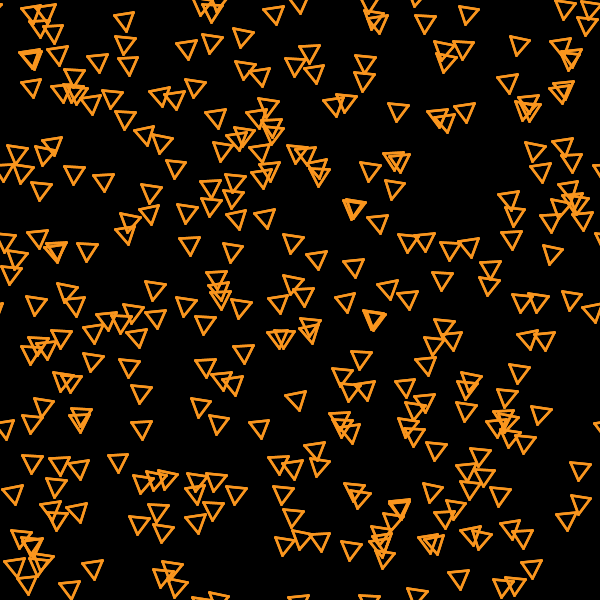
Frame 1 (no input)
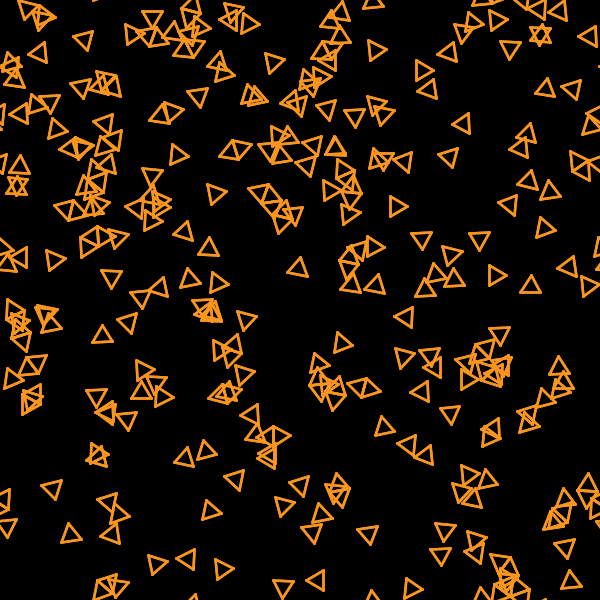
Frame 60 (the mouse pressed at the canvas centre just before this capture)
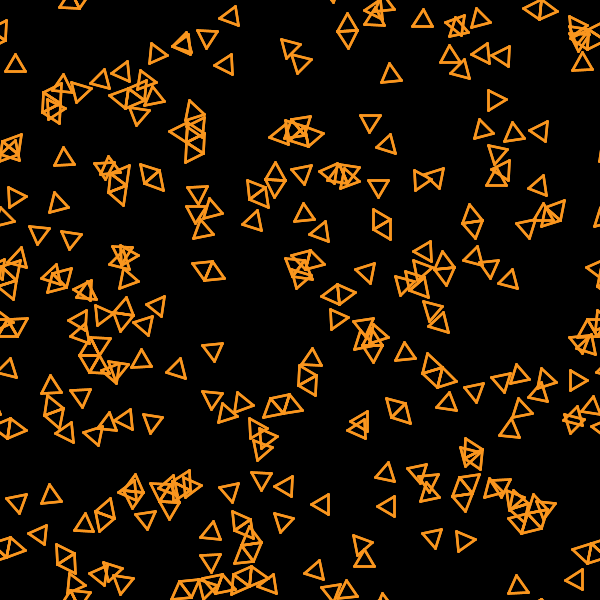
Frame 120 (the mouse held since frame 60 and released just before this capture)

The Processing sketch that drew these frames (run headless with seeded random() and noise(); from frame 60 on, the mouse is pressed at the canvas centre):

// Processing sketch: Triangles
// ── Triangles.pde
final float LENGTH = 20;
final float SEARCH_RANGE = 3;
ArrayList<Figure> figures;

void setup() {
  size(600, 600);
  figures = new ArrayList<Figure>();
  for (int i = 0; i < 300; ++i)
    figures.add(new Figure(new PVector(random(0, width), random(0, height))));
}

void tryMatch() {
  for (int i = 0; i < figures.size(); ++i)
    for (int j = i + 1; j < figures.size(); ++j)
      if (figures.get(i).match(figures.get(j))) {
        if (figures.get(i).dead)
          figures.remove(i);
        else
          figures.remove(j);
        return;
      }
        
}

void update() {
  for (Figure fig : figures)
    fig.update();
}

void draw() {
  background(0);
  update();
  tryMatch();
  for (Figure fig : figures) 
    fig.display();
}

// ── Figure.pde
float sqdist(float x, float y) {
  return x * x + y * y;
}

class Figure {
  PVector position;
  PVector velocity;
  ArrayList<Triangle> badTriangles;
  ArrayList<Triangle> triangles;
  float rotationSpeed;
  float speed;
  boolean dead;
  
  Figure(PVector pos) {
    dead = false;
    position = pos;
    triangles = new ArrayList<Triangle>();
    badTriangles = new ArrayList<Triangle>();
    Triangle t = new Triangle(); 
    triangles.add(t);
    float head = random(0, 2 * PI);
    velocity = new PVector(cos(head), sin(head));
    rotationSpeed = random(0.05, 0.2) * (1 - 2 * round(random(1)));
    speed = random(1.3, 3.5);
  }
  
  void rotateme(float angle) {
    for (int i = 0; i < triangles.size(); ++i)
      for (int j = 0; j < 3; ++j) {
        triangles.get(i).v[j].rotate(angle);
      }
    for (int i = 0; i < badTriangles.size(); ++i)
      for (int j = 0; j < 3; ++j)
        badTriangles.get(i).v[j].rotate(angle);
  }
  
  void sortTriangles() {
    for (int i = 0; i < triangles.size(); ++i)
      triangles.get(i).sort();
  }
  
  void update() {
    if (random(0, 100 * pow(size(), 0.7)) < 1) {
      float head = random(0, 2 * PI);
      velocity = new PVector(cos(head), sin(head));
    }
    if (random(0, 100 * pow(size(), 0.7)) < 1) {
      rotationSpeed = random(0.05, 0.2) * (1 - 2 * round(random(1)));
    }
    if (random(0, 100 * pow(size(), 0.7)) < 1) {
      speed = random(1.3, 3.5);
    }
    position.add(PVector.mult(velocity, speed / pow(size(), 0.33)));
    position = fit(position);
    recountCenter();
    rotateme(rotationSpeed / pow(size(), 0.6));
  }
  
  void recountCenter() {
    PVector allsum = new PVector(0, 0);
    for (int i = 0; i < triangles.size(); ++i)
      for (int j = 0; j < 3; ++j)
        allsum.add(triangles.get(i).v[j]);
    for (int i = 0; i < badTriangles.size(); ++i)
      for (int j = 0; j < 3; ++j)
        allsum.add(badTriangles.get(i).v[j]);
    allsum.div(size() * 3);
    position.add(allsum);
    for (int i = 0; i < triangles.size(); ++i)
      for (int j = 0; j < 3; ++j)
        triangles.get(i).v[j].sub(allsum);
    for (int i = 0; i < badTriangles.size(); ++i)
      for (int j = 0; j < 3; ++j)
        badTriangles.get(i).v[j].sub(allsum);
  }
  
  void display() {
    stroke(250, 150, 30);
    strokeWeight(2.5);
    for (int i = 0; i < triangles.size(); ++i)
      triangles.get(i).display(position);
    for (int i = 0; i < badTriangles.size(); ++i)
      badTriangles.get(i).display(position);
  }
  
  int size() {
    return triangles.size() + badTriangles.size();
  }
  
  void filterTriangles() {
    Triangle t;
    for (int i = triangles.size() - 1; i >= 0; --i) {
      boolean good = false;
      for (int j1 = 0; j1 < 3; ++j1)
        for (int j2 = j1 + 1; j2 < 3; ++j2) {
          if (good)
            break;
          boolean found = false;
          for (int i1 = 0; i1 < triangles.size(); ++i1) {
            if (i == i1) 
              continue;
            if (found)
              break;
            t = triangles.get(i1);
            for (int j3 = 0; j3 < 3; ++j3)  
              for (int j4 = 0; j4 < 3; ++j4)
                if (j3 != j4 && triangles.get(i).v[j1].dist(t.v[j3]) < 1 && triangles.get(i).v[j2].dist(t.v[j4]) < 1) 
                  found = true;
          }
          for (int i1 = 0; i1 < badTriangles.size(); ++i1) {
            if (found)
              break;
            t = badTriangles.get(i1);
            for (int j3 = 0; j3 < 3; ++j3)  
              for (int j4 = 0; j4 < 3; ++j4)
                if (j3 != j4 && triangles.get(i).v[j1].dist(t.v[j3]) < 1 && triangles.get(i).v[j2].dist(t.v[j4]) < 1) 
                  found = true;
          }
          if (!found) 
            good = true;
        }
      if (!good) {
        badTriangles.add(triangles.get(i));
        triangles.remove(i);
      }
    }
  }
  
  boolean match(Figure other) {
    Figure a, b;
    if (size() < other.size()) {
      a = this; 
      b = other;
    } else {
      a = other;
      b = this;
    }
    a.sortTriangles();
    b.sortTriangles();
    Triangle t1, t2, t3, t4, tc;
    for (int i1 = 0; i1 < a.triangles.size(); ++i1)
      for (int i2 = 0; i2 < b.triangles.size(); ++i2) {
        t1 = a.triangles.get(i1);
        t2 = b.triangles.get(i2);
        for (int j1 = 0; j1 < 3; ++j1)
          for (int j2 = 0; j2 < 3; ++j2) 
            if (sqdist(t1.v[j1].x + a.position.x - t2.v[j2].x - b.position.x,
                       t1.v[j1].y + a.position.y - t2.v[j2].y - b.position.y) < SEARCH_RANGE * SEARCH_RANGE) {
              for (int j3 = 0; j3 < 3; ++j3)
                for (int j4 = 0; j4 < 3; ++j4) 
                  if (j3 != j1 && j4 != j2 && PVector.add(t1.v[j3], a.position).dist(PVector.add(t2.v[j4], b.position)) < SEARCH_RANGE) {
                    float angle = atan2(t2.v[j4].y - t2.v[j2].y, t2.v[j4].x - t2.v[j2].x) - atan2(t1.v[j3].y - t1.v[j1].y, t1.v[j3].x - t1.v[j1].x);
                    PVector delta = PVector.add(t2.v[j2], b.position);
                    PVector tmp = new PVector(t1.v[j1].x, t1.v[j1].y);
                    tmp.rotate(angle);
                    delta.sub(PVector.add(tmp, a.position));
                    tmp = PVector.sub(a.position, b.position);
                    tmp.add(delta);
                    for (int i3 = 0; i3 < a.triangles.size(); ++i3) {
                      t3 = a.triangles.get(i3);
                      PVector v1 = new PVector(t3.v[0].x, t3.v[0].y);
                      v1.rotate(angle);
                      v1.add(tmp);
                      PVector v2 = new PVector(t3.v[1].x, t3.v[1].y);
                      v2.rotate(angle);
                      v2.add(tmp);
                      PVector v3 = new PVector(t3.v[2].x, t3.v[2].y);
                      v3.rotate(angle);
                      v3.add(tmp);
                      tc = new Triangle(v1, v2, v3);
                      tc.sort();
                      for (int i4 = 0; i4 < b.triangles.size(); ++i4) {
                        t4 = b.triangles.get(i4);
                        boolean intersect = true;
                        for (int j = 0; j < 3; ++j) 
                          if (tc.v[j].dist(t4.v[j]) > 1)
                            intersect = false;
                        if (intersect)
                          return false;
                      }
                    }
                    a.rotateme(angle);
                    a.position.add(delta);
                    b.speed = (a.speed * a.size() + b.speed * b.size()) / (a.size() + b.size());
                    b.rotationSpeed = (a.rotationSpeed * a.size() + b.rotationSpeed * b.size()) / (a.size() + b.size());
                    a.velocity.mult(a.size());
                    b.velocity.mult(b.size());
                    b.velocity.add(a.velocity);
                    b.velocity.normalize();
                    for (int i3 = 0; i3 < a.triangles.size(); ++i3) {
                      t3 = a.triangles.get(i3);
                      for (int j = 0; j < 3; ++j)
                        t3.v[j].sub(PVector.sub(b.position, a.position));
                      b.triangles.add(t3);
                    }
                    for (int i3 = 0; i3 < a.badTriangles.size(); ++i3) {
                      t3 = a.badTriangles.get(i3);
                      for (int j = 0; j < 3; ++j)
                        t3.v[j].sub(PVector.sub(b.position, a.position));
                      b.badTriangles.add(t3);
                    }
                    b.filterTriangles();
                    a.dead = true;
                    return true;
                  }
            }
      }
    return false;
  }
};
// ── Triangle.pde
PVector fit(PVector a) {
  a = new PVector(a.x, a.y);
  if (a.x >= width)
    a.sub(width, 0);
  if (a.y >= height)
    a.sub(0, height);
  if (a.x < 0)
    a.add(width, 0);
  if (a.y < 0)
    a.add(0, height);
  return a;
}

void accurateLine(PVector a, PVector b) {
  for (int dx = -1; dx <= 1; ++dx)
    for (int dy = -1; dy <= 1; ++dy)
      if ((a.x + dx * width >= 0 && a.x + dx * width <= width && a.y + dy * height >= 0 && a.y + dy * height <= height) || 
         (b.x + dx * width >= 0 && b.x + dx * width <= width && b.y + dy * height >= 0 && b.y + dy * height <= height))
        line(a.x + dx * width, a.y + dy * height, b.x + dx * width, b.y + dy * height);
}

class Triangle {
  PVector[] v;
  
  void sort() {
    for (int i = 1; i < 3; ++i)
      for (int j = 0; j < 3 - i; ++j)
      if (v[j].x < v[j + 1].x || v[j].x == v[j + 1].x && v[j].y < v[j + 1].y) {
        PVector t = new PVector(v[j + 1].x, v[j + 1].y);
        v[j + 1] = v[j];
        v[j] = t;
      }
  }
  
  Triangle() {
    v = new PVector[3]; 
    v[0] = new PVector(0, 0);
    v[1] = new PVector(LENGTH, 0);
    v[2] = (new PVector(cos(PI / 3), sin(PI / 3)));
    v[2].mult(LENGTH);
  }
  
  Triangle(PVector v1, PVector v2, PVector v3) {
    v = new PVector[3];
    v[0] = new PVector(v1.x, v1.y);
    v[1] = new PVector(v2.x, v2.y);
    v[2] = new PVector(v3.x, v3.y);
  }
  
  void display(PVector position) {
    for (int j1 = 0; j1 < 3; ++j1)
      for (int j2 = 0; j2 < 3; ++j2) {
        PVector v1 = new PVector(v[j1].x, v[j1].y);
        v1.add(position);
        PVector v2 = new PVector(v[j2].x, v[j2].y);
        v2.add(position);
        accurateLine(v1, v2);
      }
  }
};
